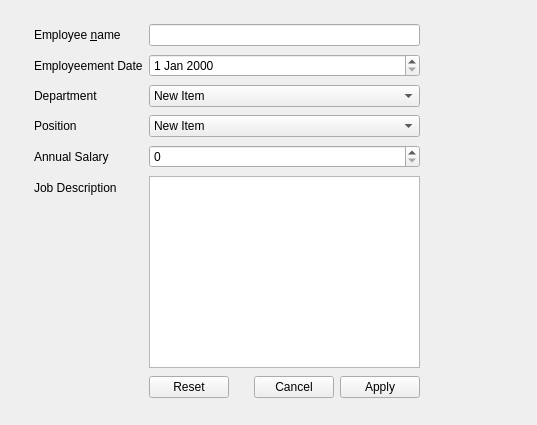
<?xml version="1.0" encoding="UTF-8"?>
<ui version="4.0">
 <class>Form</class>
 <widget class="QWidget" name="Form">
  <property name="geometry">
   <rect>
    <x>0</x>
    <y>0</y>
    <width>537</width>
    <height>425</height>
   </rect>
  </property>
  <property name="windowTitle">
   <string>Form</string>
  </property>
  <widget class="QWidget" name="">
   <property name="geometry">
    <rect>
     <x>34</x>
     <y>22</y>
     <width>386</width>
     <height>381</height>
    </rect>
   </property>
   <layout class="QFormLayout" name="formLayout">
    <item row="0" column="0">
     <widget class="QLabel" name="label">
      <property name="text">
       <string>Employee &amp;name</string>
      </property>
      <property name="buddy">
       <cstring>lineEdit</cstring>
      </property>
     </widget>
    </item>
    <item row="0" column="1">
     <widget class="QLineEdit" name="lineEdit"/>
    </item>
    <item row="1" column="0">
     <widget class="QLabel" name="label_2">
      <property name="text">
       <string>Employeement Date</string>
      </property>
      <property name="buddy">
       <cstring>dateEdit</cstring>
      </property>
     </widget>
    </item>
    <item row="1" column="1">
     <widget class="QDateEdit" name="dateEdit"/>
    </item>
    <item row="2" column="0">
     <widget class="QLabel" name="label_3">
      <property name="text">
       <string>Department</string>
      </property>
      <property name="buddy">
       <cstring>comboBox</cstring>
      </property>
     </widget>
    </item>
    <item row="2" column="1">
     <widget class="QComboBox" name="comboBox">
      <item>
       <property name="text">
        <string>New Item</string>
       </property>
      </item>
      <item>
       <property name="text">
        <string>New Item</string>
       </property>
      </item>
     </widget>
    </item>
    <item row="3" column="0">
     <widget class="QLabel" name="label_4">
      <property name="text">
       <string>Position</string>
      </property>
      <property name="buddy">
       <cstring>comboBox_2</cstring>
      </property>
     </widget>
    </item>
    <item row="3" column="1">
     <widget class="QComboBox" name="comboBox_2">
      <item>
       <property name="text">
        <string>New Item</string>
       </property>
      </item>
      <item>
       <property name="text">
        <string>New Item</string>
       </property>
      </item>
      <item>
       <property name="text">
        <string>New Item</string>
       </property>
      </item>
      <item>
       <property name="text">
        <string>New Item</string>
       </property>
      </item>
      <item>
       <property name="text">
        <string>New Item</string>
       </property>
      </item>
     </widget>
    </item>
    <item row="4" column="0">
     <widget class="QLabel" name="label_5">
      <property name="text">
       <string>Annual Salary</string>
      </property>
      <property name="buddy">
       <cstring>spinBox</cstring>
      </property>
     </widget>
    </item>
    <item row="4" column="1">
     <widget class="QSpinBox" name="spinBox"/>
    </item>
    <item row="5" column="0">
     <widget class="QLabel" name="label_6">
      <property name="text">
       <string>Job Description</string>
      </property>
      <property name="buddy">
       <cstring>textEdit</cstring>
      </property>
     </widget>
    </item>
    <item row="5" column="1">
     <widget class="QTextEdit" name="textEdit">
      <property name="maximumSize">
       <size>
        <width>16777215</width>
        <height>192</height>
       </size>
      </property>
     </widget>
    </item>
    <item row="6" column="1">
     <widget class="QDialogButtonBox" name="buttonBox">
      <property name="standardButtons">
       <set>QDialogButtonBox::StandardButton::Apply|QDialogButtonBox::StandardButton::Cancel|QDialogButtonBox::StandardButton::Reset</set>
      </property>
     </widget>
    </item>
   </layout>
  </widget>
 </widget>
 <tabstops>
  <tabstop>lineEdit</tabstop>
  <tabstop>dateEdit</tabstop>
  <tabstop>comboBox</tabstop>
  <tabstop>comboBox_2</tabstop>
  <tabstop>spinBox</tabstop>
  <tabstop>textEdit</tabstop>
 </tabstops>
 <resources/>
 <connections/>
</ui>
